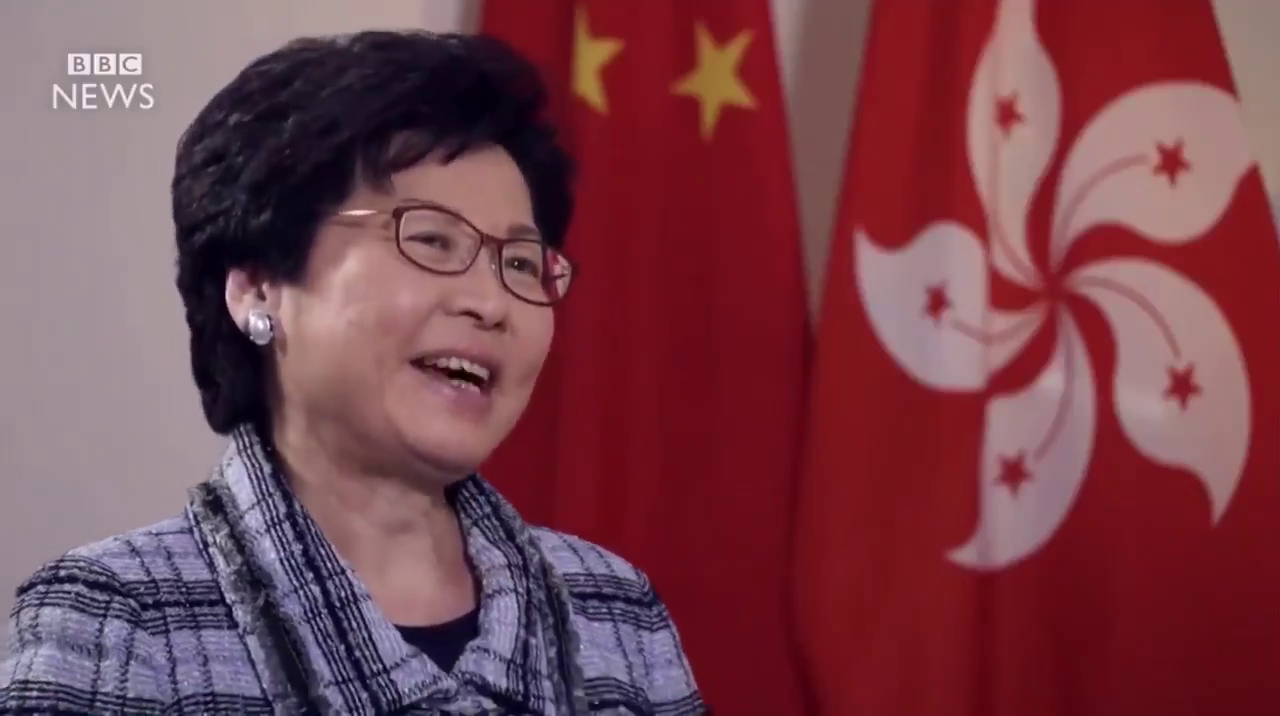
#> input picture frame 98 of carrie_lam_3.mp4, 1280 x 716 px, given in place of carrie_lam_2.mp4, which was not available
$ python blur_video.py
#> lines starting #> are read from the running program, lines starting #| are printed output that depends on the picture; after the words box and inside, x2 and y2 are one past the last pixel; in counts of white or black regions, pixels touching at a corner belong together; pictures that were not available may be replaced by others from this repository, and a replacement may not be noted
#> further down, frame is the input picture: shape (716, 1280, 3); mean B, G, R 76.5, 65.9, 120.2
import cv2
import time

cap = cv2.VideoCapture('./carrie_lam_2.mp4')


face_cascade = cv2.CascadeClassifier('./haarcascades/haarcascade_frontalface_default.xml')
def detect_face(face_img):

    #display_img(img)

    #face_img = img.copy()

    face_rects = face_cascade.detectMultiScale(face_img)
#> face_rects = [[630, 644, 58, 58], [307, 133, 304, 304]]
#     for fr in face_rects:
#         print(fr)

    for (x,y,w,h) in face_rects:
        face_img[y:y+h,x:x+w] = cv2.medianBlur(face_img[y:y+h,x:x+w],35)
        cv2.rectangle(face_img, (x,y), (x+w,y+h), (255,255,255), 2)
#> this loop made 2 passes
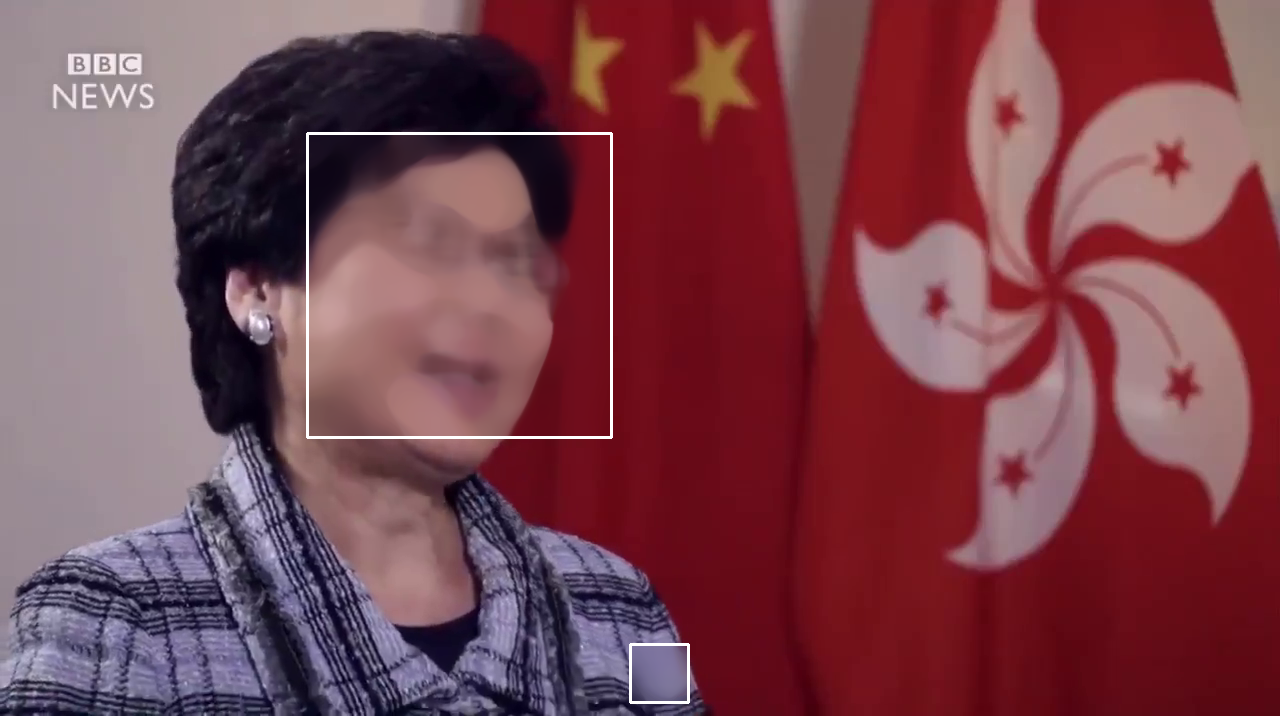
#> face_img: shape (716, 1280, 3); 10.44% of pixels changed, all inside (x1, y1, x2, y2) = (306, 132, 690, 704)
        #display_img(face_img[y:y+h,x:x+w])


        #display_img(cv2.medianBlur(face_img[y:y+h,x:x+w],15))

#     print(f'face_rects: {len(face_rects)}')


    return face_img


# FRAMES PER SECOND FOR VIDEO
fps = 50


if cap.isOpened()== False:
    print("Error opening the video file. Please double check your file path for typos. Or move the movie file to the same location as this script")


# While the video is opened
while cap.isOpened():


    ret, frame = cap.read()

    if ret == True:


        time.sleep(1/fps*2)

        frame = detect_face(frame)

        cv2.imshow('frame',frame)

        # Press q to quit
        if cv2.waitKey(1) & 0xFF == ord('q'):

#> (key q is pressed here)
            break

    # Or automatically break this whole loop if the video is over.
    else:
        break

cap.release()
# Closes all the frames
cv2.destroyAllWindows()

$ run again, starting later in the video
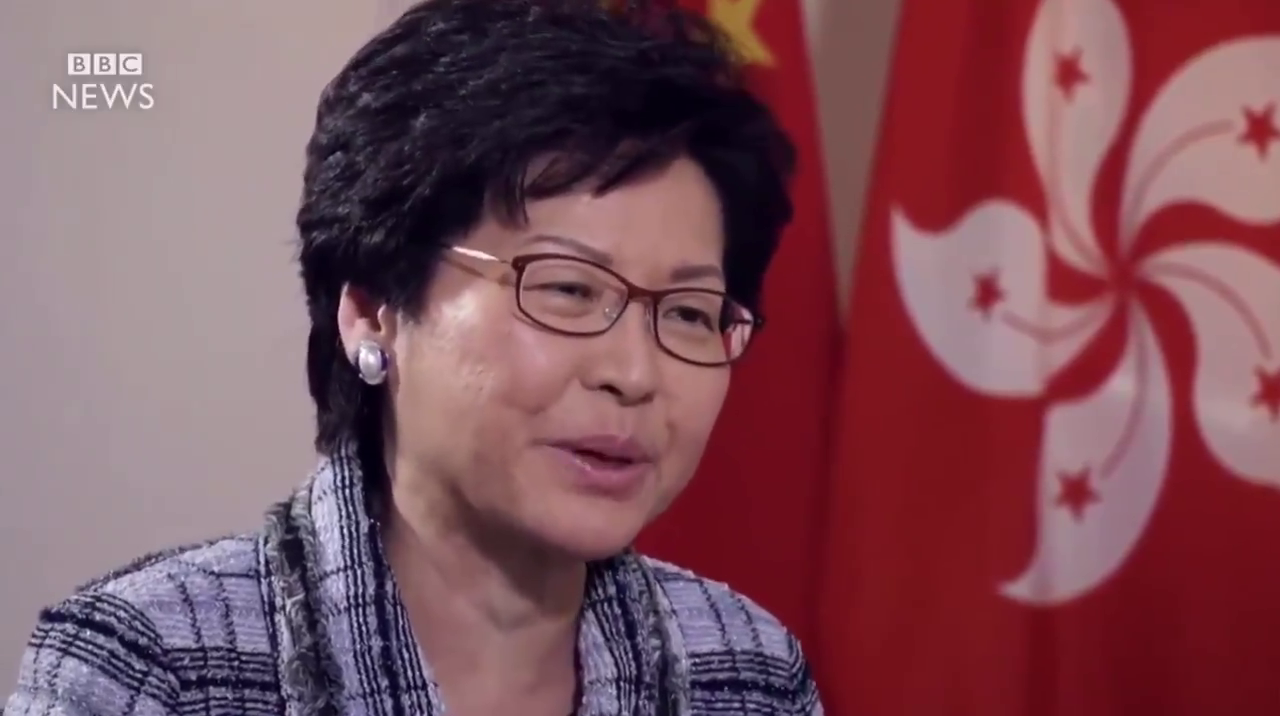
#> input picture frame 441 of carrie_lam_3.mp4, 1280 x 716 px, given in place of carrie_lam_2.mp4, which was not available
#> frame is the input picture: shape (716, 1280, 3); mean B, G, R 90.2, 79.8, 125.6
#> face_rects = [[652, 588, 65, 65], [303, 111, 91, 91], [414, 154, 382, 382]]
#> the loop in detect_face, `for (x,y,w,h) in face_rects:` made 3 passes
#> after the loop in detect_face, `for (x,y,w,h) in face_rects:`:
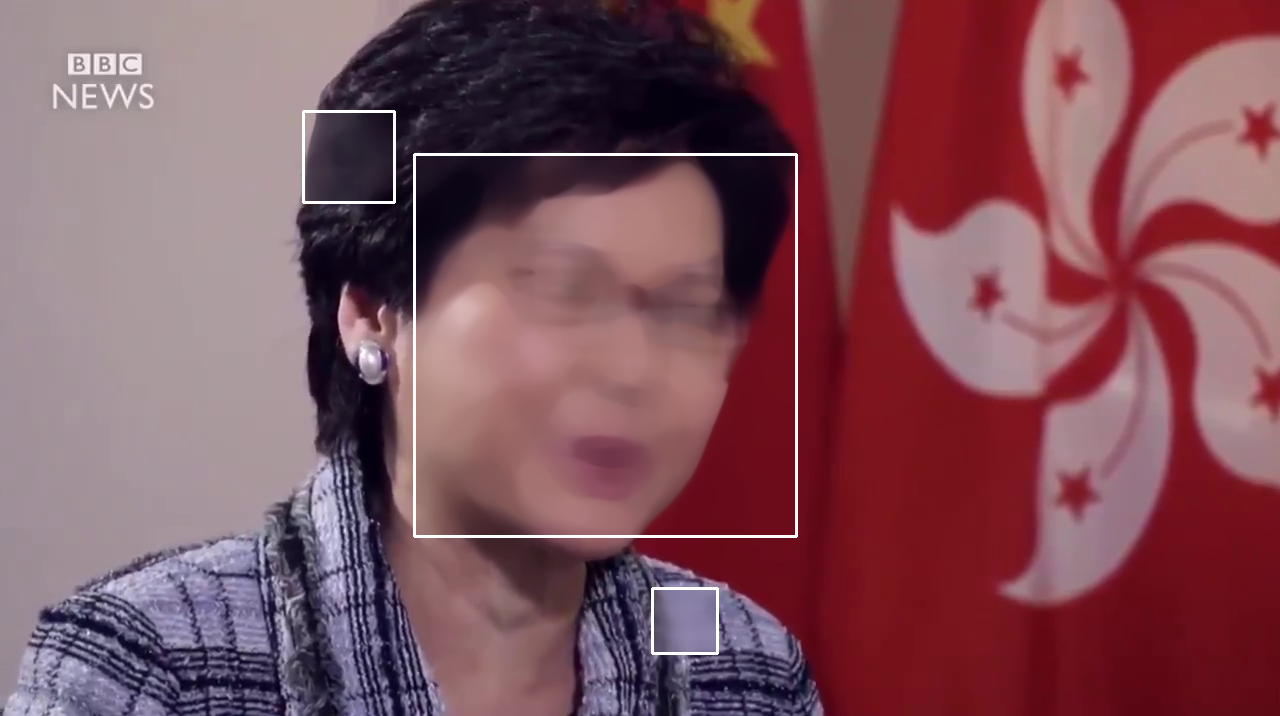
#> face_img: shape (716, 1280, 3); 16.63% of pixels changed, all inside (x1, y1, x2, y2) = (302, 110, 798, 655)
